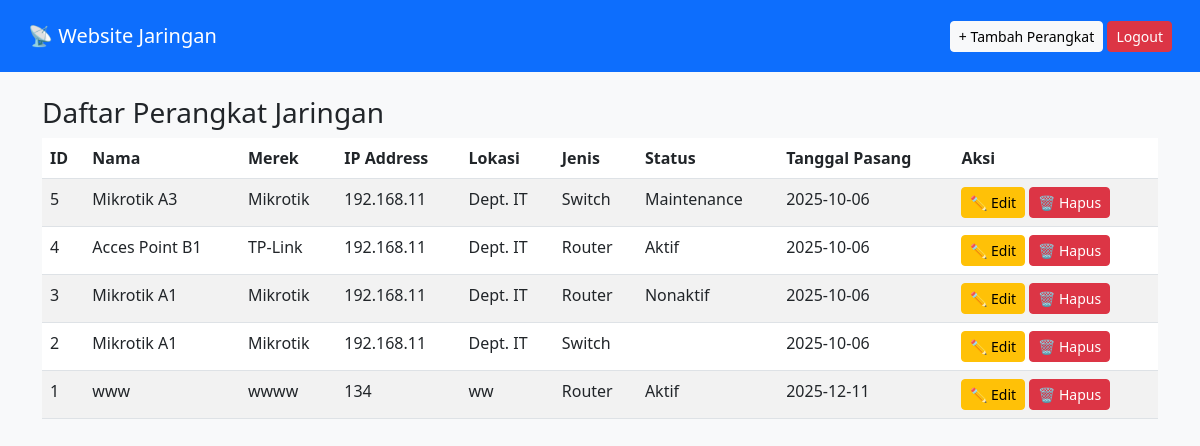
The page /dashboard.php (signed in) on the database its author committed.
### tables this page shows
CREATE TABLE `devices` (
  `id` int(11) NOT NULL,
  `name` varchar(150) NOT NULL,
  `brand` varchar(100) DEFAULT NULL,
  `ip_address` varchar(45) DEFAULT NULL,
  `location` varchar(150) DEFAULT NULL,
  `type` varchar(50) DEFAULT NULL,
  `status` enum('Aktif','Nonaktif','Maintenance') DEFAULT 'Aktif',
  `installed_date` date DEFAULT NULL,
  `notes` text DEFAULT NULL,
  `created_at` datetime DEFAULT current_timestamp()
);

### dashboard.php (the view, shortened to what this page needs)
<?php
include 'config.php';
?>
<!DOCTYPE html>
<html lang="id">
<head>
    <link href="https://cdn.jsdelivr.net/npm/bootstrap@5.3.0/dist/css/bootstrap.min.css" rel="stylesheet">
</head>
<body class="bg-light">
<nav class="navbar navbar-dark bg-primary p-3">
    <div class="container-fluid">
        <span class="navbar-brand">📡 Website Jaringan</span>
        <div>
            <a href="add_device.php" class="btn btn-light btn-sm">+ Tambah Perangkat</a>
            <a href="logout.php" class="btn btn-danger btn-sm">Logout</a>
        </div>
    </div>
</nav>
<div class="container mt-4">
    <h3>Daftar Perangkat Jaringan</h3>
   <table class="table table-striped">
    <thead>
        <tr>
            <th>ID</th>
            <th>Nama</th>
            <th>Merek</th>
            <th>IP Address</th>
            <th>Lokasi</th>
            <th>Jenis</th>
            <th>Status</th>
            <th>Tanggal Pasang</th>
            <th>Aksi</th>
        </tr>
    </thead>
    <tbody>
        <?php
        $result = $conn->query("SELECT * FROM devices ORDER BY id DESC");
        while ($row = $result->fetch_assoc()) {
            echo "<tr>
                    <td>{$row['id']}</td>
                    <td>{$row['name']}</td>
                    <td>{$row['brand']}</td>
                    <td>{$row['ip_address']}</td>
                    <td>{$row['location']}</td>
                    <td>{$row['type']}</td>
                    <td>{$row['status']}</td>
                    <td>{$row['installed_date']}</td>
                    <td>
                        <a href='edit_device.php?id={$row['id']}' class='btn btn-warning btn-sm'>✏️ Edit</a>
                        <a href='delete_device.php?id={$row['id']}' class='btn btn-danger btn-sm' onclick=\"return confirm('Yakin ingin menghapus perangkat ini?')\">🗑️ Hapus</a>
                    </td>
                </tr>";
        }
        ?>
    </tbody>
</table>
</div>
</body>
</html>

### rows shown on the page
devices: id "5", name "Mikrotik A3", brand "Mikrotik", ip_address "192.168.11", location "Dept. IT", type "Switch", status "Maintenance", installed_date "2025-10-06"
devices: id "4", name "Acces Point B1", brand "TP-Link", ip_address "192.168.11", location "Dept. IT", type "Router", status "Aktif", installed_date "2025-10-06"
devices: id "3", name "Mikrotik A1", brand "Mikrotik", ip_address "192.168.11", location "Dept. IT", type "Router", status "Nonaktif", installed_date "2025-10-06"
devices: id "2", name "Mikrotik A1", brand "Mikrotik", ip_address "192.168.11", location "Dept. IT", type "Switch", installed_date "2025-10-06"
devices: id "1", name "www", brand "wwww", ip_address "134", location "ww", type "Router", status "Aktif", installed_date "2025-12-11"
